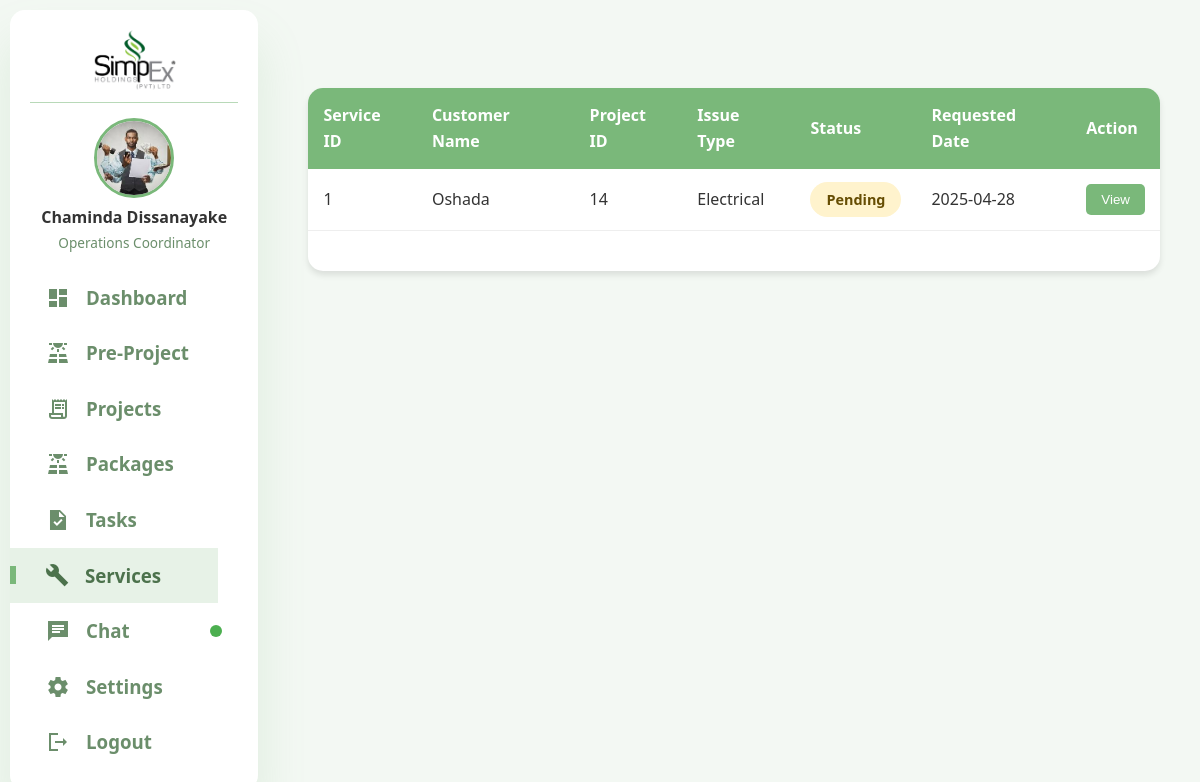
The page /operationsCoordinator/services (signed in) on the database its author committed.
### tables this page shows
CREATE TABLE `services` (
  `service_id` int NOT NULL,
  `project_id` int NOT NULL,
  `pre_project_id` int NOT NULL,
  `customer_id` int NOT NULL,
  `issue_type` enum('electrical','mechanical','performance','other') NOT NULL,
  `description` text NOT NULL,
  `requested_date` date NOT NULL,
  `completion_date` date DEFAULT NULL,
  `status` enum('pending','accepted','in_progress','completed','rejected') NOT NULL DEFAULT 'pending',
  `comments` text,
  `created_at` timestamp NULL DEFAULT CURRENT_TIMESTAMP,
  `updated_at` timestamp NULL DEFAULT CURRENT_TIMESTAMP ON UPDATE CURRENT_TIMESTAMP
);

CREATE TABLE `users` (
  `user_id` int NOT NULL,
  `name` varchar(100) NOT NULL,
  `email` varchar(100) NOT NULL,
  `password` varchar(255) NOT NULL,
  `phone` varchar(15) DEFAULT NULL,
  `role` enum('customer','admin','chiefCoordinator','operationsCoordinator','hRAdministrator','supplierCoordinator','employee') NOT NULL,
  `created_at` timestamp NOT NULL DEFAULT CURRENT_TIMESTAMP,
  `updated_at` timestamp NOT NULL DEFAULT CURRENT_TIMESTAMP ON UPDATE CURRENT_TIMESTAMP,
  `profile_picture` varchar(255) DEFAULT NULL
);

### app/controllers/OperationsCoordinator.php (called while the page is built, shortened)
<?php
class OperationsCoordinator extends Controller
{
    private $servicesModel;
    public function __construct()
    {
        $this->servicesModel = $this->model('M_Services');
    }
    public function services()
    {
        $services = $this->servicesModel->getAllServices();
        $data = [
            'services' => $services
        ];
        $this->view('operationsCoordinator/v_services', $data);
    }
}

### app/libraries/Core.php (called while the page is built, shortened)
<?php
class Core{
    protected $currentMethod = 'index';
    public function __construct(){
        $url = $this->getUrl();
        if (isset($url[0]) && file_exists('../app/controllers/' . ucwords($url[0]) . '.php')) {
            unset($url[0]);
        } else if (isset($url[0])) {
            $this->handle404();
            return;
        }
        $this->currentController = new $this->currentController;
        if(isset($url[1])){
            if(method_exists($this->currentController, $url[1])){
                $this->currentMethod= $url[1];
                unset($url[1]);
            } else {
                $this->handle404();
                return;
            }
        }
        $this->params= $url ? array_values($url) : [];
        call_user_func_array([$this->currentController, $this->currentMethod], $this->params);
    }
    public function getUrl(){
        if (isset($_GET['url'])){
            $url = rtrim($_GET['url'], '/');
            $url = filter_var($url, FILTER_SANITIZE_URL);
            $url = explode('/', $url);
            return $url;
        }
        return [];
    }
}
?>

### public/index.php (called while the page is built, shortened)
<?php
   $init = new Core;
?>

### app/libraries/Database.php (called while the page is built, shortened)
<?php
    class Database{
        private $host= DB_HOST;
        private $user= DB_USER;
        private $password= DB_PASSWORD;
        private $dbname= DB_NAME;
        private $dbh;
        private $statement;
        public function __construct(){
            $dsn = 'mysql:host=' . $this->host . ';dbname=' . $this->dbname;
            $options= array(
                PDO::ATTR_PERSISTENT=>true,
                PDO::ATTR_ERRMODE=> PDO::ERRMODE_EXCEPTION
            );
            try{
                $this->dbh= new PDO($dsn, $this->user, $this->password, $options);
            }
            catch(PDOException $e){
                $this->error= $e->getMessage();
                echo $this->error;
            }
        }
        public function query($sql){
            $this->statement= $this->dbh->prepare($sql);
        }
        public function bind($param, $value,$type=NULL){
            if(is_null($type)){
                switch(true){
                    default:
                    $type= PDO::PARAM_STR;
                }
            }
            $this->statement->bindValue($param, $value, $type);
        }
        public function execute(){
            try {
                return $this->statement->execute();
            } catch (PDOException $e) {
                error_log("Database error: " . $e->getMessage());
                return false;
            }
        }
        public function resultSet(){
            $this->execute();
            return $this->statement->fetchAll(PDO::FETCH_OBJ);
        }
    }
?>

### app/models/M_Services.php (called while the page is built, shortened)
<?php
class M_Services
{
    private $db;
    public function __construct()
    {
        $this->db = new Database;
    }
    public function getAllServices()
    {
        $this->db->query('SELECT s.*, u.name AS customer_name
                          FROM services s
                          INNER JOIN users u ON s.customer_id = u.user_id
                          WHERE s.status != "completed"
                          ORDER BY s.requested_date DESC');
        return $this->db->resultSet();
    }
}

### app/views/operationsCoordinator/v_services.php (the view, shortened to what this page needs)
<link rel="stylesheet" href="<?php echo URLROOT; ?>/css/operationsCoordinator/services.css">
</head>
<body data-user-role="operationsCoordinator" data-user-id="<?php echo $_SESSION['user_id']; ?>" data-urlroot="<?php echo URLROOT; ?>">
    <div class="dashboard-container">
        <div class="sidebar" id="sidebar">
            <div class="company-logo">
                <img src="<?php echo URLROOT; ?>/public/assets/simpex-logo-sidebar.png" alt="Simpex Solar Logo">
            </div>
            <div class="user-profile">
                <img src="<?php echo isset($_SESSION['user_picture']) && !empty($_SESSION['user_picture']) ? URLROOT . '/public/uploads/profile_pictures/' . $_SESSION['user_picture'] : URLROOT . '/public/assets/profile.png'; ?>" alt="User profile picture" class="profile-picture" />
                <div class="user-info">
                    <h4><?php echo isset($_SESSION['user_name']) ? $_SESSION['user_name'] : 'User Name'; ?></h4>
                    <p>Operations Coordinator</p>
                </div>
            </div>
            <a href="<?php echo URLROOT ?>/operationsCoordinator/dashboard">
                <span class="material-icons-sharp">dashboard</span>
                <h3>Dashboard</h3>
            </a>
            <a href="<?php echo URLROOT ?>/operationsCoordinator/preProjects">
                <span class="material-icons-sharp">solar_power</span>
                <h3>Pre-Project</h3>
            </a>
            <a href="<?php echo URLROOT ?>/operationsCoordinator/manageAproject">
                <span class="material-icons-sharp">receipt_long</span>
                <h3>Projects</h3>
            </a>
            <a href="<?php echo URLROOT ?>/operationsCoordinator/managePackages">
                <span class="material-icons-sharp">solar_power</span>
                <h3>Packages</h3>
            </a>
            <a href="<?php echo URLROOT ?>/operationsCoordinator/tasks">
                <span class="material-icons-sharp">task</span>
                <h3>Tasks</h3>
            </a>
            <a href="<?php echo URLROOT ?>/operationsCoordinator/services" class="active">
                <span class="material-icons-sharp">build</span>
                <h3>Services</h3>
            </a>
            <a href="<?php echo URLROOT ?>/operationsCoordinator/chat" class="<?php echo (strpos($_SERVER['REQUEST_URI'], 'chat') !== false) ? 'active' : ''; ?>">
                <span class="material-icons-sharp">chat</span>
                <h3>Chat</h3>
                <span class="notification-dot" style="display: <?php echo (isset($_SESSION['total_unread_count']) && $_SESSION['total_unread_count'] > 0) ? 'block' : 'none'; ?>;"></span>
            </a>
            <a href="<?php echo URLROOT ?>/operationsCoordinator/settings">
                <span class="material-icons-sharp">settings</span>
                <h3>Settings</h3>
            </a>
            <a href="<?php echo URLROOT; ?>/users/logout">
                <span class="material-icons-sharp">logout</span>
                <h3>Logout</h3>
            </a>
        </div>
        <div class="main-content">
            <div class="container">
                <div class="table-section">
                    <table class="project-table">
                        <thead>
                            <tr>
                                <th>Service ID</th>
                                <th>Customer Name</th>
                                <th>Project ID</th>
                                <th>Issue Type</th>
                                <th>Status</th>
                                <th>Requested Date</th>
                                <th>Action</th>
                            </tr>
                        </thead>
                        <tbody>
                            <?php foreach ($data['services'] as $service): ?>
                                <tr>
                                    <td><?php echo $service->service_id; ?></td>
                                    <td><?php echo $service->customer_name; ?></td>
                                    <td><?php echo $service->project_id; ?></td>
                                    <td><?php echo ucwords($service->issue_type); ?></td>
                                    <td><span class="task-status <?php echo strtolower($service->status); ?>"><?php echo str_replace('_', ' ', ucfirst($service->status)); ?></span></td>
                                    <td><?php echo date('Y-m-d', strtotime($service->requested_date)); ?></td>
                                    <td><a href="<?php echo URLROOT; ?>/operationsCoordinator/viewService/<?php echo $service->service_id; ?>"><button class="view-btn">View</button></a></td>
                                </tr>
                            <?php endforeach; ?>
                        </tbody>
                    </table>
                    <div class="pagination" id="pagination">
                    </div>
                </div>
            </div>
        </div>
    </div>

### public/css/operationsCoordinator/styles.css (style rules this page uses)
:root { --theme-color: #7ab87a; --white: #fff; --sidebar-background: #f3f8f3; --sidebar-link-hover: rgba(122, 184, 122, 0.18); --sidebar-link-color: #6b8e6b; --sidebar-link-active-bg: rgba(122, 184, 122, 0.18); --sidebar-link-active-color: #4c724c; --text-color: #333; --success-color: #6fd649; --warning-color: #ffc107; --danger-color: #dc3545; }
* { box-sizing: border-box; margin: 0; padding: 0; }
body { font-family: "Segoe UI", Tahoma, Geneva, Verdana, sans-serif; line-height: 1.6; color: var(--text-color); background-color: var(--sidebar-background); }
.dashboard-container { display: flex; min-height: 100vh; }
.sidebar { width: 250px; background-color: var(--white); padding: 20px; display: flex; flex-direction: column; border-radius: 15px; box-shadow: 0 2rem 3rem var(--sidebar-link-hover); height: calc(100vh - 20px); justify-content: flex-start; transition: all 0.3s ease-in-out; margin: 10px; z-index: 1000; text-decoration: none; position: -webkit-sticky; position: sticky; top: 10px; overflow-y: auto; overflow-x: hidden; }
.sidebar a { display: flex; align-items: center; color: var(--sidebar-link-color); height: 3.7rem; gap: 1rem; position: relative; transition: all 0.3s ease; width: 100%; padding-left: 1rem; text-decoration: none; }
.sidebar a:last-child { margin-top: auto; }
.sidebar a.active { width: 100%; color: var(--sidebar-link-active-color); background-color: var(--sidebar-link-active-bg); margin-left: -20px; padding-right: 0px; padding-left: 35px; }
.sidebar a.active::before { content: ""; width: 6px; height: 18px; background-color: var(--theme-color); position: absolute; left: 0px; }
.company-logo { text-align: center; padding: 0; border-bottom: 1px solid rgba(122, 184, 122, 0.534); margin-bottom: 15px; }
.company-logo img { max-width: 40%; height: auto; }
.user-profile { display: flex; flex-direction: column; align-items: center; margin-bottom: 15px; padding:0; border-bottom: 1px solid rgba(255, 255, 255, 0.1); }
.profile-picture { width: 80px; height: 80px; border-radius: 50%; object-fit: cover; margin-bottom: 5px; border: 3px solid var(--theme-color); }
.user-info { text-align: center; }
.user-info h4 { margin: 2px 0; color: var(--text-color); font-weight:700; text-transform: capitalize; }
.user-info p { margin: 0; color: var(--sidebar-link-color); font-size: 0.85rem; font-weight: 500; }
.main-content { flex-grow: 1; padding: 20px; overflow-y: auto; }
.container { max-width: 1200px; margin: 0 auto; padding: 20px; }

### public/css/notification.css (style rules this page uses)
.notification-dot { width: 12px; height: 12px; background-color: #4CAF50; border-radius: 50%; position: absolute; right: 16px; top: 50%; transform: translateY(-50%); }
.sidebar a { position: relative; }

### public/css/operationsCoordinator/services.css (style rules this page uses)
:root { --theme-color: #7AB87A; --theme-color-light: #3498db1a; --white: #fff; --sidebar-background: #F3F8F3; --sidebar-link-hover: rgba(122, 184, 122, 0.18); --sidebar-link-color: #6B8E6B; --sidebar-link-active-bg: rgba(122, 184, 122, 0.18); --sidebar-link-active-color: #4C724C; --text-color: #333; --success-color: #6fd649; --warning-color: #ffc107; --danger-color: #dc3545; }
.table-section { margin-top: 3rem; max-width: 1200px; background: white; border-radius: 15px; box-shadow: 0 4px 6px rgba(0, 0, 0, 0.1); overflow: hidden; }
.project-table { width: 100%; border-collapse: collapse; }
.project-table th { background: var(--theme-color); color: var(--white); padding: 15px; text-align: left; }
.project-table tr { cursor: pointer; transition: all 0.3s ease; }
.project-table td { padding: 15px; border-bottom: 1px solid #eee; }
.view-btn { background: var(--theme-color); color: var(--white); border: none; padding: 8px 15px; border-radius: 5px; cursor: pointer; transition: all 0.3s ease; }
.pagination { display: flex; justify-content: center; padding: 20px; gap: 10px; }
.project-table tr { animation: fadeIn 0.5s ease-out forwards; }
.task-status { padding: 0.5rem 1rem; border-radius: 20px; font-size: 0.9rem; font-weight: 600; text-transform: capitalize; }
.task-status.pending { background: #fff3cd; color: #664d03; }

### rows shown on the page
services: service_id "1", customer.name "Oshada", project "14", issue_type "Electrical", status "Pending", requested_date "2025-04-28"

### other values the page prints
$_SESSION['user_name'] "Chaminda Dissanayake"
